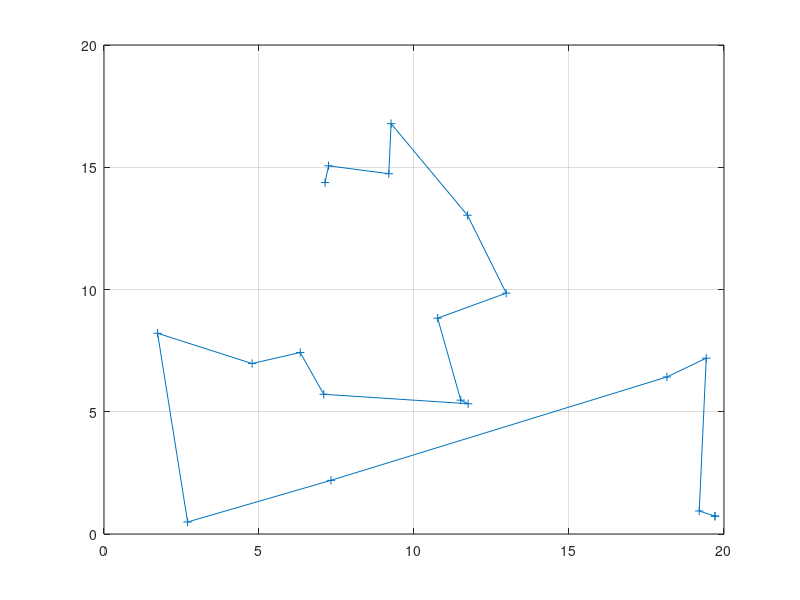

This chart was generated by the following MATLAB code:
clc
clear
n = 20 ;       %用于记录点数

x = zeros(1,n) ;                           %产生一个与经过点数相同的行向量
y = zeros(1,n) ;

best = 1:1:n;                              %生成一个用来存储点顺序的矩阵
handle = 1:1:n;

for i = 1 : (n)                            %生成n个随机数
    x(i) = rand * 20 ;                     
    y(i) = rand * 20 ;
end

d = zeros(n) ;
for i = 1 : n 
    for j = 1 : n
        d(i,j) = sqrt( ( x(i) - x(j) ) ^ 2 + ( y(i) - y(j) ) ^ 2) ;         %距离矩阵
    end
end

best(1) = 1;                             %默认起点
num = 1; 
for a = 1:(n-2)                         %需要n-2次判断
    handle(:,1)=[];                     %上一次最优点的数据裁掉
    dis = zeros(1,(n-a));               %用来存剩下各个点的距离
    for b = 1:(n-a)                     %用来获取剩下各个点的距离
        dis(b) = d (num  , handle(b));      
    end
    num1 = find( dis == min(dis) );     %得到最优点所在检索
    
    t = handle(1);                      %将最优点与最前面的点位置进行交换  
    handle(1) = handle(num1);
    handle(num1) = t;
    
    num = handle(1);                    %获取下次进行操作的数
    best(a+1) = handle(1);              %将最优点存入best数组
end

best(n) = handle(num1);                 %补上最后一个点

plot(x(best),y(best),'-+') ;            %用'+'标出点并用实线连接得到最优路径
grid on
